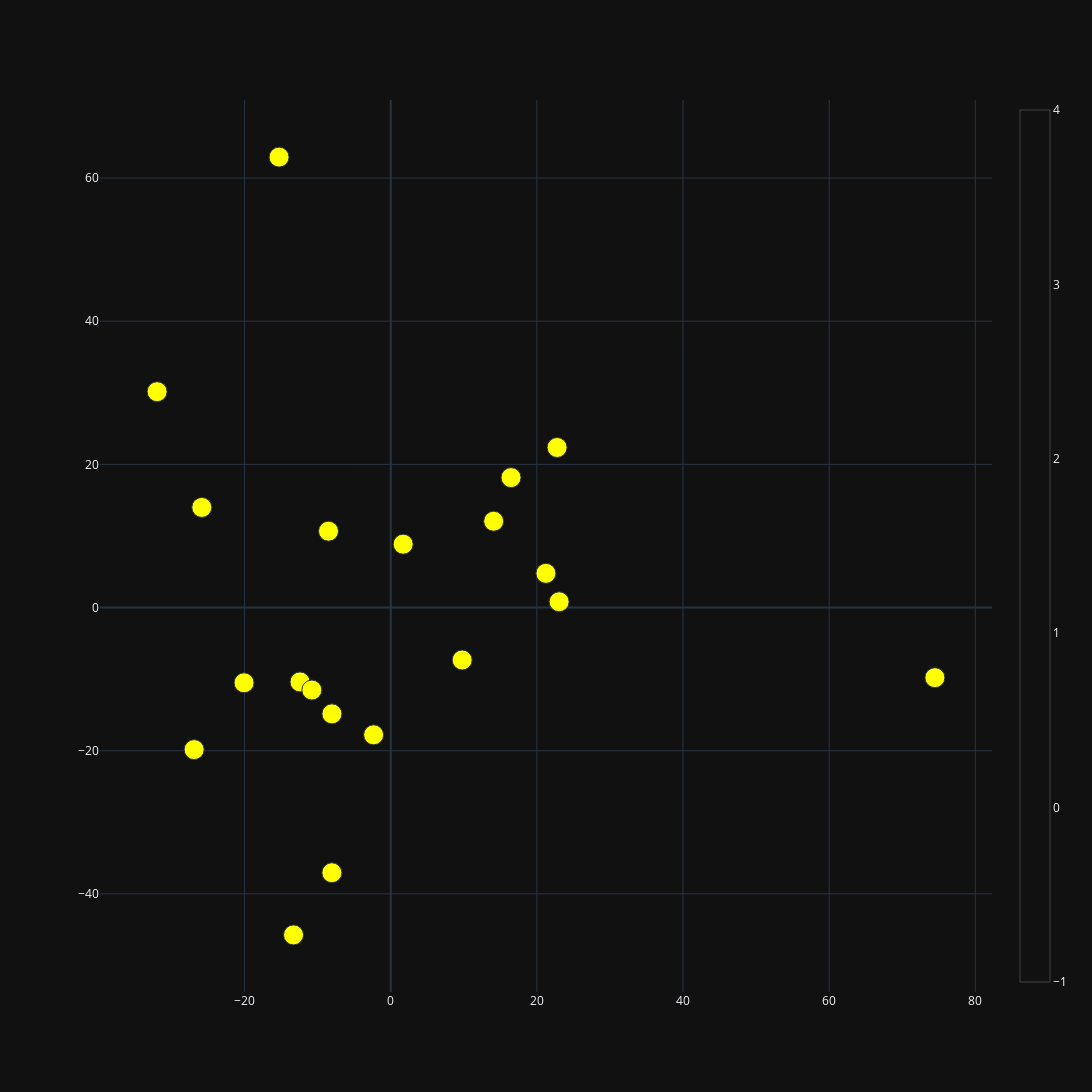

The notebook cell this image was saved under:
### Code cell
plot_2d(principalComponents[:, 0],principalComponents[:, 1])

### Figure 1 — Plotly figure (JSON) as saved in the notebook; plotly's stock layout.template omitted (floating-point values rounded to 4 significant figures)
{"data": [{"marker": {"color": "Yellow", "colorscale": [[0, "rgb(150,0,90)"], [0.125, "rgb(0,0,200)"], [0.25, "rgb(0,25,255)"], [0.375, "rgb(0,152,255)"], [0.5, "rgb(44,255,150)"], [0.625, "rgb(151,255,0)"], [0.75, "rgb(255,234,0)"], [0.875, "rgb(255,111,0)"], [1, "rgb(255,0,0)"]], "line": {"width": 1}, "showscale": true, "size": 20}, "mode": "markers", "type": "scatter", "x": [-25.85, 14.09, 1.704, 16.47, -12.42, 21.24, -15.28, -2.341, -26.9, -20.07, 74.47, 9.775, -31.97, -8.515, -10.8, -8.047, 22.77, -13.3, -8.054, 23.05], "y": [13.99, 12.06, 8.857, 18.15, -10.38, 4.782, 62.93, -17.78, -19.84, -10.51, -9.791, -7.325, 30.16, 10.67, -11.52, -14.85, 22.36, -45.73, -37.04, 0.8088]}], "layout": {"height": 1200, "margin": {"b": 100, "l": 100, "r": 100, "t": 100}, "width": 2000}}
